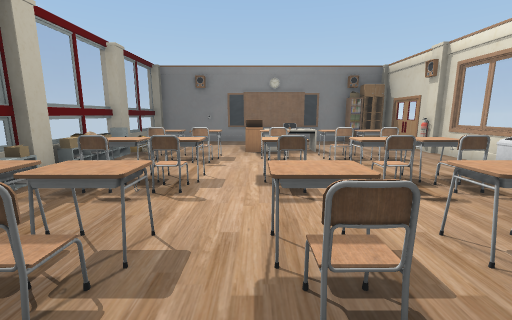
View 1 (above)

13 first-person views from a walk through a 3-D level made in the Unity game engine. The camera is 1.4 m above the floor, tilts 10° down and sees 90° across. The floor is counted in squares, 1 m on a side. Each view is taken from the middle of a square. On the plan, view 1 faces up. The plan holds only what a view shows up to about 13 squares ahead; the rest is blank. The player character is not drawn. Some surface patterns are stand-ins.

View 2
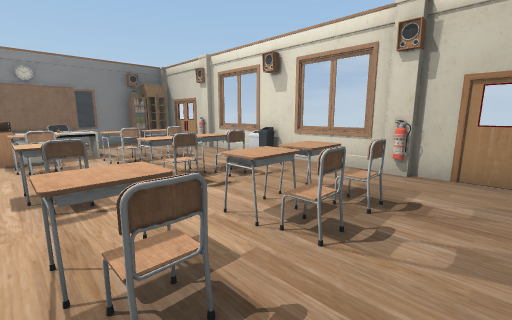

View 3
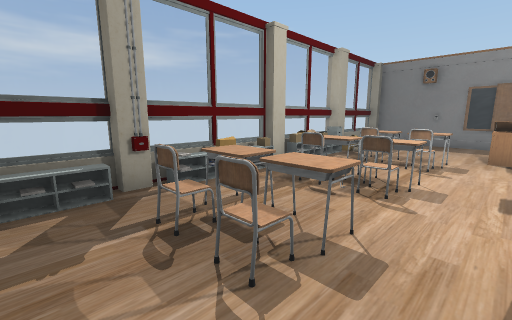

View 4
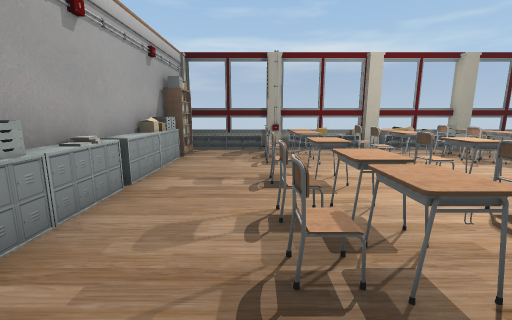

View 5
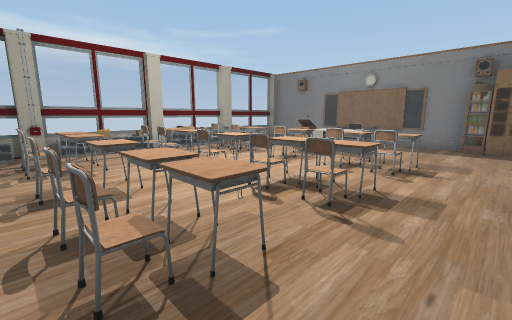

View 6
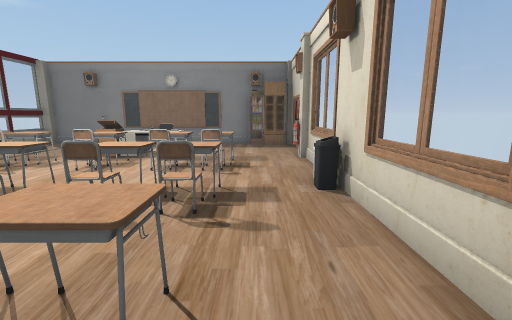

View 7
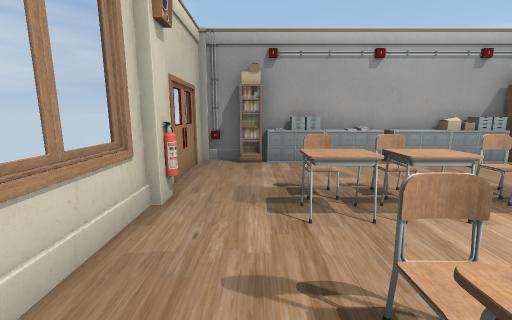

View 8
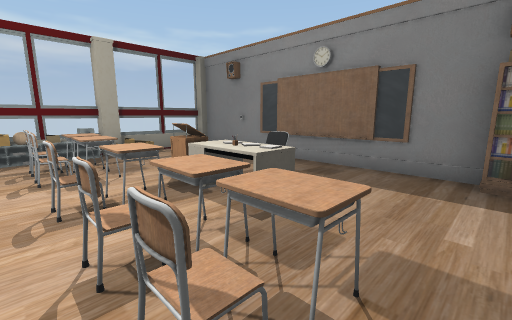

View 9
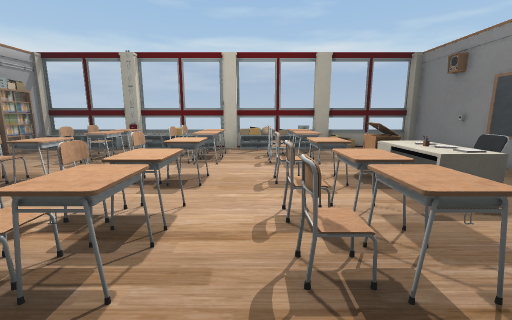

View 10
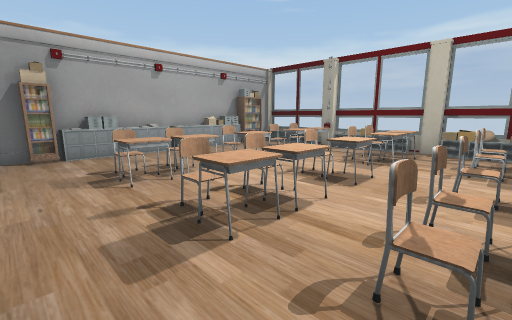

View 11
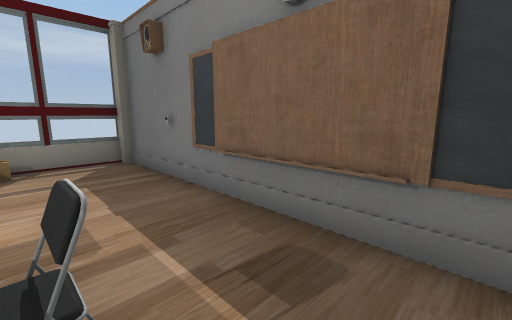

View 12
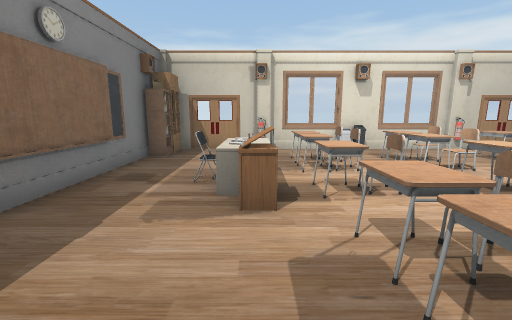

View 13
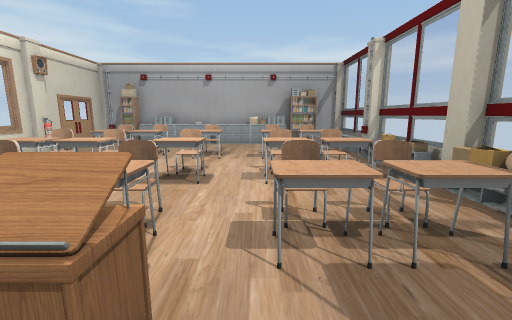

### Floor plan
Points are (right, up) in squares from view 1. A wall is a line through its corners. A room is listed if a view was taken in it or the views show most of it. See-through windows are left out.
Room 1 (views 1, 2, 3, 4, 5, 6, 7, 8, 9, 10, 11, 12, 13)
walls: (0.2, 10.2) (0.2, 9.7) (-0.4, 9.7) (-0.4, 10.2); (-5.2, 5.6) (-5.2, 3.4); (6.7, 2.4) (6.7, 13.5); (-5.2, 1.5) (-5.2, 0.4); (0.6, 13.8) (-5.2, 13.8) (-5.2, 8.4); (3, -1.6) (3.5, -1.6); (-2, -1.5) (-2, -2); (0.4, -2.1) (1.6, -2.1); (2.4, -2.1) (3.6, -2.1); (-2.5, -1.6) (-1.6, -1.6) (-1.6, -2.1); (-2.5, -2.1) (-1.4, -2.1); (5.5, -2.1) (6.7, -2.1) (6.7, 1.5); (6.6, 13.8) (1.4, 13.8); (-4.5, -2.1) (-4, -2.1)
low walls: (-0.4, 10.2) (0.2, 10.2); (6.6, 5.7) (6.3, 5.7) (6.3, 6.6); (-4.5, 3.9) (-4.7, 3.5); (-4.6, 9.3) (-4.6, 8.8) (-5, 8.8)
objects: other object (-5, -2); other object (-5, -1) to (-5, 0); other object (-5, 2); other object (-5, 3); other object (-5, 6); other object (-5, 7); other object (-5, 8); other object (-5, 10); other object (-3, -2); other object (-3, 1); other object (-3, 2) to (-3, 3); other object (-3, 5); other object (-3, 5) to (-2, 6); other object (-3, 7); other object (-3, 8) to (-3, 9); other object (-2, 1); other object (-2, 2) to (-1, 3); other object (-2, 4); other object (-2, 7) to (-1, 7); other object (-2, 8) to (-1, 9); other object (-1, -2); other object (-1, 5) to (-1, 6); other object (0, -2); other object (0, 2) to (1, 3); other object (0, 6) to (1, 6); other object (0, 8) to (1, 9); other object (1, 1); other object (1, 5); other object (1, 7); other object (1, 10) to (2, 10); other object (1, 11) to (2, 11); other object (2, -2); other object (2, 2) to (3, 3); other object (2, 5) to (3, 6); other object (2, 7); other object (2, 8) to (3, 9); other object (3, 1); other object (3, 5); other object (4, -2); other object (4, 1); other object (4, 2) to (4, 3); other object (4, 5); other object (4, 6); other object (4, 7); other object (4, 8) to (4, 9); other object (5, -2); other object (5, 13); other object (6, 13); other object (7, 2); other object (7, 10)

Where each view was taken, in squares from view 1:
view 1: 0 up, 0 right, facing up
view 2: 0 up, 0 right, facing up-right
view 3: 0 up, 0 right, facing up-left
view 4: 1 up, 6 right, facing left
view 5: 1 up, 6 right, facing up-left
view 6: 1 up, 5 right, facing up
view 7: 6 up, 5 right, facing down
view 8: 7 up, 5 right, facing up-left
view 9: 7 up, 6 right, facing left
view 10: 8 up, 6 right, facing down-left
view 11: 11 up, 3 right, facing up-left
view 12: 10 up, 4 left, facing right
view 13: 11 up, 1 left, facing down
